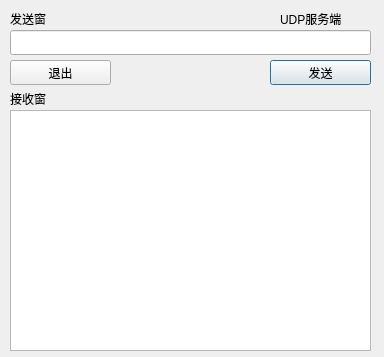
<?xml version="1.0" encoding="UTF-8"?>
<ui version="4.0">
 <class>Dialog</class>
 <widget class="QDialog" name="Dialog">
  <property name="geometry">
   <rect>
    <x>0</x>
    <y>0</y>
    <width>384</width>
    <height>357</height>
   </rect>
  </property>
  <property name="windowTitle">
   <string>Dialog</string>
  </property>
  <widget class="QLabel" name="label">
   <property name="geometry">
    <rect>
     <x>10</x>
     <y>10</y>
     <width>67</width>
     <height>17</height>
    </rect>
   </property>
   <property name="text">
    <string>发送窗</string>
   </property>
  </widget>
  <widget class="QLineEdit" name="lineEdit">
   <property name="geometry">
    <rect>
     <x>10</x>
     <y>30</y>
     <width>361</width>
     <height>25</height>
    </rect>
   </property>
  </widget>
  <widget class="QPushButton" name="pushButton">
   <property name="geometry">
    <rect>
     <x>270</x>
     <y>60</y>
     <width>101</width>
     <height>25</height>
    </rect>
   </property>
   <property name="text">
    <string>发送</string>
   </property>
  </widget>
  <widget class="QLabel" name="label_2">
   <property name="geometry">
    <rect>
     <x>280</x>
     <y>10</y>
     <width>81</width>
     <height>17</height>
    </rect>
   </property>
   <property name="text">
    <string>UDP服务端</string>
   </property>
  </widget>
  <widget class="QPushButton" name="pushButton_2">
   <property name="geometry">
    <rect>
     <x>10</x>
     <y>60</y>
     <width>101</width>
     <height>25</height>
    </rect>
   </property>
   <property name="text">
    <string>退出</string>
   </property>
  </widget>
  <widget class="QTextEdit" name="textEdit">
   <property name="geometry">
    <rect>
     <x>10</x>
     <y>110</y>
     <width>361</width>
     <height>241</height>
    </rect>
   </property>
  </widget>
  <widget class="QLabel" name="label_3">
   <property name="geometry">
    <rect>
     <x>10</x>
     <y>90</y>
     <width>67</width>
     <height>17</height>
    </rect>
   </property>
   <property name="text">
    <string>接收窗</string>
   </property>
  </widget>
 </widget>
 <resources/>
 <connections/>
</ui>
